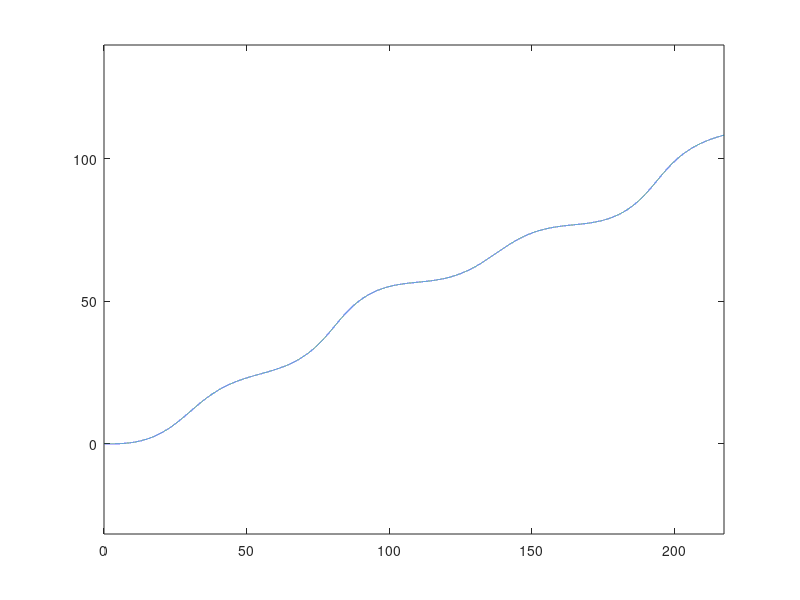

This figure's MATLAB source:
 
%%
 
 
function [xyphi]=plant()
 
clear all;
close all;
clc;
 
%%
 
l=2.9;             %轴距
ts=0.001;
t=0:ts:50;      %定义时间序列
v(1:length(t))=5;  %定义速度序列，匀速5m/s
delta_deg=5*sin(0.5*t)+1*sin(0.2*t);  % 前轮转角  单位为°
delta_rad=(delta_deg/180)*pi;         % 前轮转角  单位为rad
%%
 
delta=delta_rad;
%初始值
x(1)=0;
y(1)=0;
phi(1)=0;
x0=x(1);
y0=y(1);
phi0=phi(1);
for j=1:1:length(v)
   times(j+1)=j*ts; 
   x(j+1)=x0+v(j)*cos(phi0)*ts; 
   y(j+1)=y0+v(j)*sin(phi0)*ts;
   phi(j+1)=phi0+v(j)*tan(delta(j))/l*ts;
   phi0=phi(j+1);
   x0=x(j+1);
   y0=y(j+1);
end
xyphi=[x;y;phi];%后轴中心点位置和横摆角
figure(1);
 
plot(x,y);
axis equal;
 
end